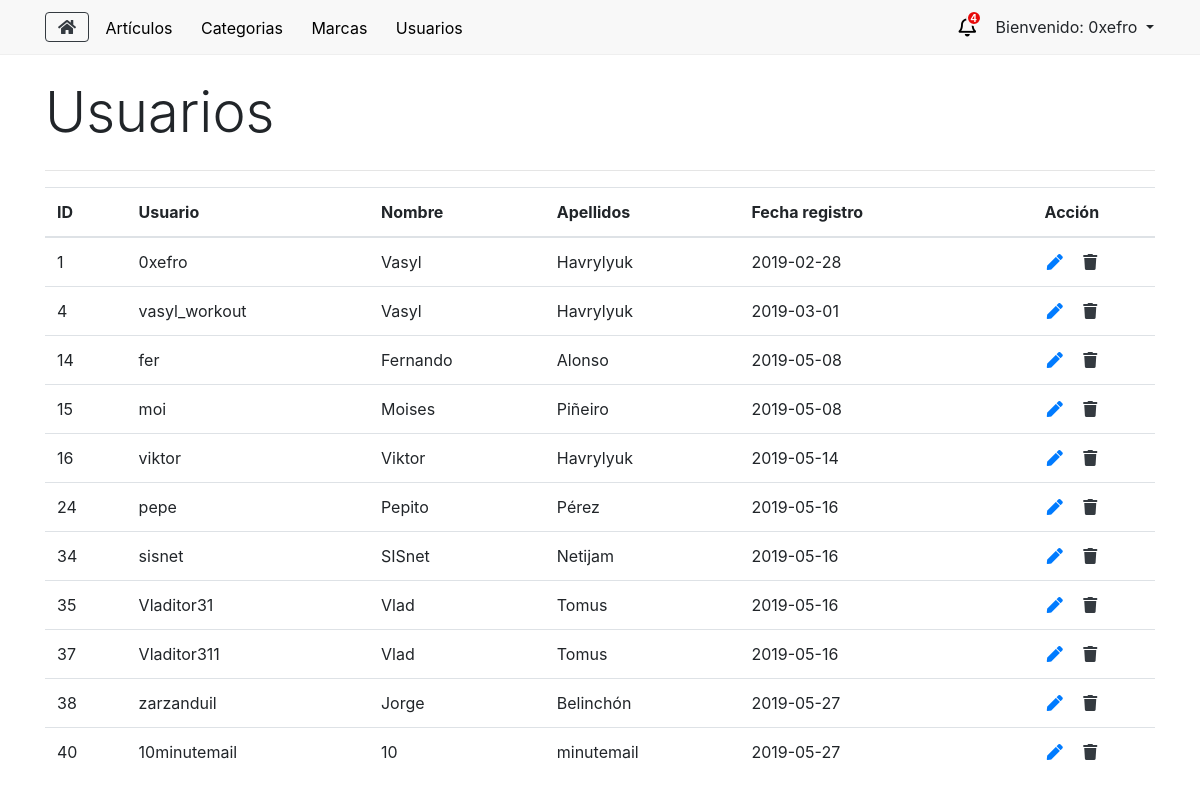
Page /usuarios (signed in) on the earlier database version.
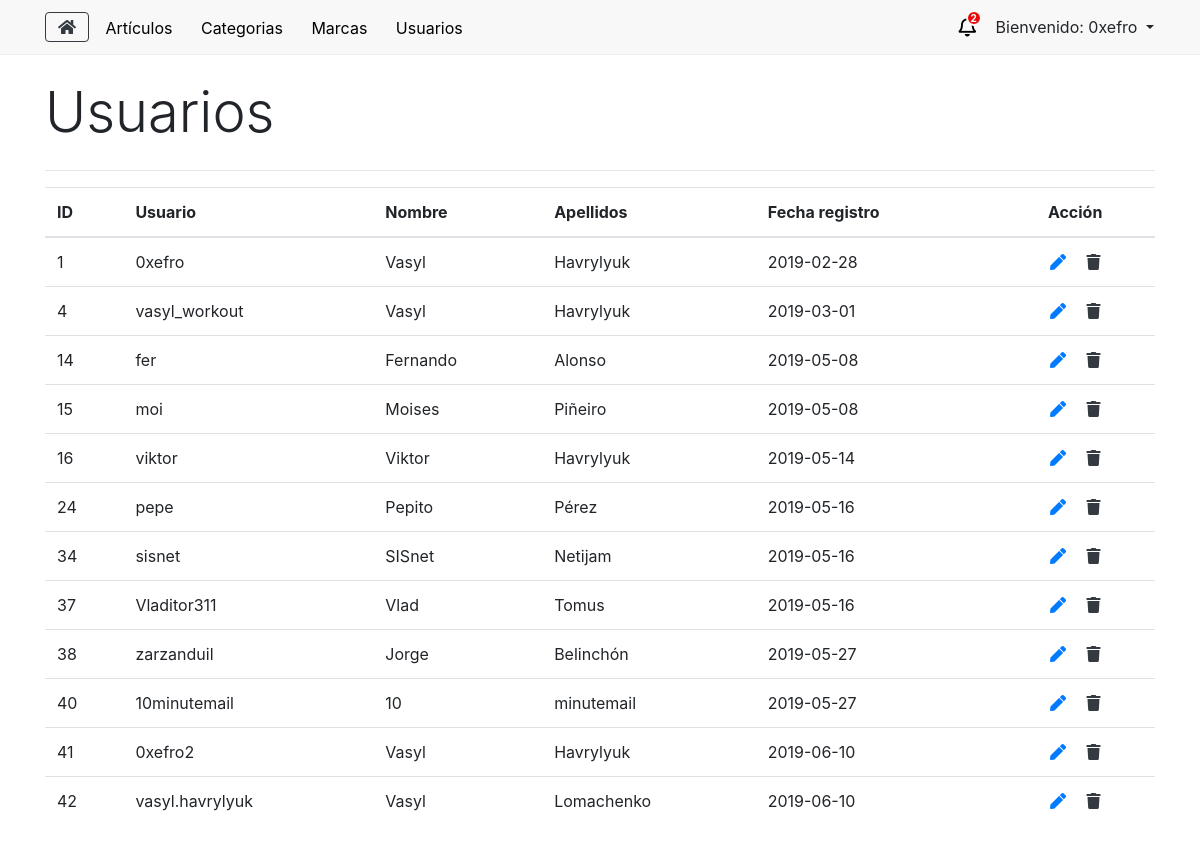
Same page on the later database version.
### tables this page shows
CREATE TABLE `eusuario` (
  `k` int(11) NOT NULL,
  `sUser` varchar(255) NOT NULL,
  `sNombre` varchar(255) NOT NULL,
  `sApellido` varchar(255) NOT NULL,
  `sDni` varchar(255) NOT NULL,
  `sDireccion` varchar(255) NOT NULL,
  `sEmail` varchar(255) NOT NULL,
  `dFechaRegistro` date NOT NULL,
  `bAdministrador` tinyint(4) NOT NULL DEFAULT '0',
  `sPassword` varchar(255) NOT NULL,
  `bStatus` tinyint(4) NOT NULL
);

### application/libraries/Layouts.php (called while the page is built, shortened)
<?php
class Layouts {
    private $CI = null;
    function __construct() {
        $this->CI =& get_instance();
    }
    public function view($data = array()) {
        if (!empty($data)) {
            $vista = $this->CI->load->view($data['vista'], $data['params'], TRUE);
            $this->CI->load->view('layouts/'.$data['layout'], array(
                'contenido' => $vista,
                'titulo' => $data['titulo'],
                'style' => $data['style'],
                'js' => $data['js'],
                'numPedidos' => $this->CI->BackModel->numPedidos()
            ));
        }
    }
}

### application/controllers/AdminController.php (called while the page is built, shortened)
<?php
class AdminController extends CI_Controller {
    public function usuarios() {
        $data = array(
            'usuarios'  => $this->BackModel->getUsuarios()
        );
        $vista = array(
            'vista'     => 'admin/view_usuarios',
            'params'    =>  $data,
            'layout'    => 'ly_admin',
            'titulo'    => 'Usuarios',
            'style'     => '',
            'js'        => 'usuarios'
        );
        $this->layouts->view($vista);
    }
}

### index.php (called while the page is built, shortened)
<?php
require_once BASEPATH.'core/CodeIgniter.php';

### application/models/BackModel.php (called while the page is built, shortened)
<?php
class BackModel extends CI_Model {
    private $con = null;
    public function __construct() {
        try {
            $this->con = $this->load->database('default', true);
        } catch(PDOException $e) {
            die($e->getMessage());
        }
    }
    public function getUsuarios() {
        $sql = "SELECT * FROM eUsuario";
        $query = $this->con->query($sql);
        $rs = $query->result_array();
        return $rs;
    }
}

### application/views/admin/view_usuarios.php (the view, shortened to what the changed rows need)
<table class="table table-hover">
        <thead>
            <tr>
                <th class="align-middle">ID</th>
                <th>Usuario</th>
                <th>Nombre</th>
                <th>Apellidos</th>
                <th>Fecha registro</th>
                <th class="text-center">Acción</th>
            </tr>
        </thead>
        <tbody>
            <?php
                foreach($usuarios as $row) {
            ?>
                <tr>
                    <td><?php echo $row['k']; ?></td>
                    <td><?php echo $row['sUser']; ?></td>
                    <td><?php echo $row['sNombre']; ?></td>
                    <td><?php echo $row['sApellido']; ?></td>
                    <td><?php echo $row['dFechaRegistro']; ?></td>
                    <td class="text-center">
                        <a href="usuarios/editar/<?php echo $row['k']; ?>" class="fas fa-pen cursor-pointer px-2 text-primary no-underline"></a>
                        <i onclick="eliminar(<?php echo $row['k']; ?>)" class="fas fa-trash cursor-pointer px-2 text-dark no-underline"></i>
                    </td>
                </tr>
            <?php
                }
            ?>
        </tbody>
    </table>
</div>

### application/views/layouts/ly_admin.php (shortened to what the changed rows need)
<!DOCTYPE html>
<html lang="es">
<head>
    <link rel="stylesheet" href="https://stackpath.bootstrapcdn.com/bootstrap/4.3.1/css/bootstrap.min.css">
    <link rel="stylesheet" href="https://use.fontawesome.com/releases/v5.7.2/css/all.css">
    <link rel="stylesheet" href="<?php echo base_url()."assets/css/_admin.css"; ?>">
</head>
<body>
    <header class="mb-4">
        <nav class="py-2">
            <div class="container d-flex justify-content-between align-items-center">
                <div class="btn-group">
                    <div id="notificacionWrapper" class="d-flex align-items-center">
                        <i class="far fa-bell text-danger campana"></i>
                        <span class="badget number"><?php echo $numPedidos; ?></span>
                    </div>
                </div>
            </div>
        </nav>
    </header>
    <section>
        <div class="container">
            <h1 class="lead display-4 mb-4"><?php echo $titulo; ?></h1>
            <?php
                echo $contenido;
            ?>
    </section>
</body>
</html>

Differences in the rows shown:
removed eusuario: k "35", sUser "Vladitor31", sNombre "Vlad", sApellido "Tomus", dFechaRegistro "2019-05-16"
added eusuario: k "41", sUser "0xefro2", sNombre "Vasyl", sApellido "Havrylyuk", dFechaRegistro "2019-06-10"
added eusuario: k "42", sUser "vasyl.havrylyuk", sNombre "Vasyl", sApellido "Lomachenko", dFechaRegistro "2019-06-10"
Other differences:
$numPedidos: "4" → "2"
